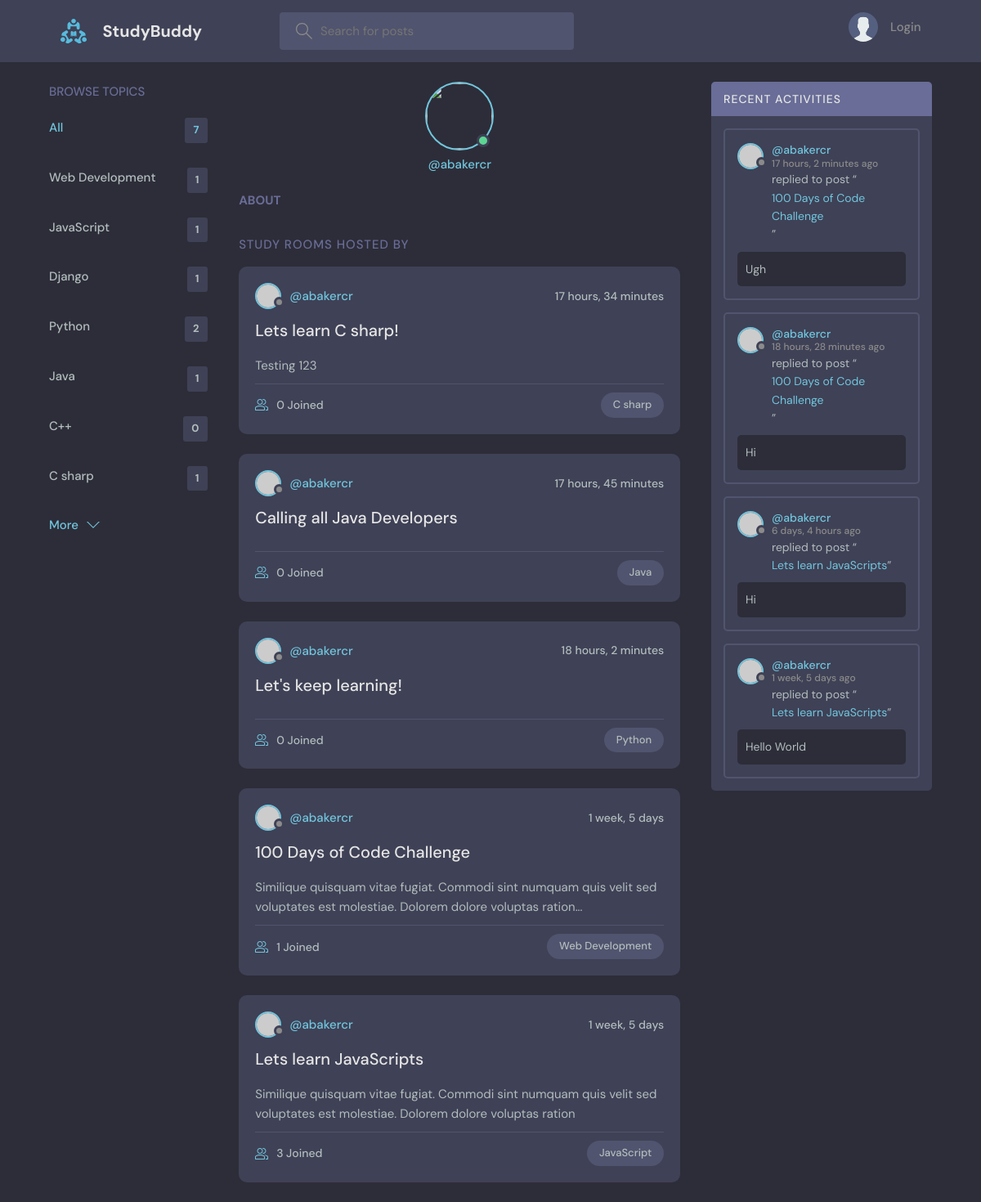
The app's page /profile/1/, older data.
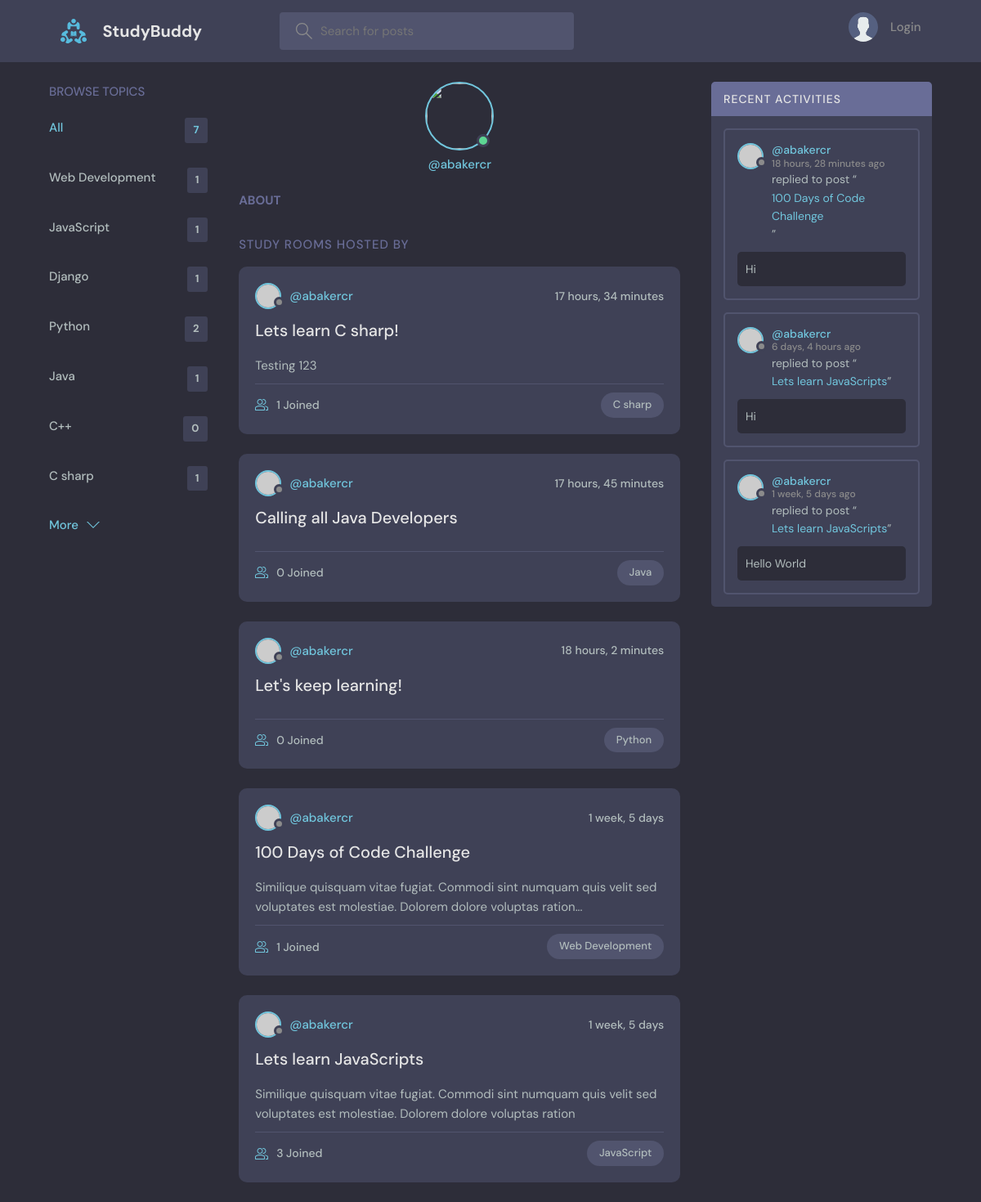
The same page, newer data.
### base/models.py (models this page shows, shortened)
class Topic(models.Model):
    name = models.CharField(max_length=200)

class Room(models.Model):
    host = models.ForeignKey(User, on_delete=models.SET_NULL, null=True)
    topic = models.ForeignKey(Topic, on_delete=models.SET_NULL, null=True)
    name = models.CharField(max_length=200)
    description = models.TextField(null=True, blank=True)
    participants = models.ManyToManyField(User, related_name='participants', blank=True)
    updated = models.DateTimeField(auto_now=True)
    created = models.DateTimeField(auto_now_add=True)
    class Meta:
        ordering = ['-updated', '-created']
    def __str__(self):
        return self.name

class Message(models.Model):
    user = models.ForeignKey(User, on_delete=models.CASCADE)
    room = models.ForeignKey(Room, on_delete=models.CASCADE)
    body = models.TextField()
    updated = models.DateTimeField(auto_now=True)
    created = models.DateTimeField(auto_now_add=True)
    class Meta:
        ordering = ['-updated', '-created']

### base/views.py (the view)
# urls.py: path('profile/<str:pk>/', views.userProfile, name = 'user-profile'),
def userProfile(request, pk):
    user = User.objects.get(id=pk)
    rooms = user.room_set.all()
    room_messages = user.message_set.all()
    topics = Topic.objects.all()
    context = {'user':user, 'rooms':rooms, 'room_messages':room_messages, 'topics':topics}
    return render(request, 'base/profile.html', context)

### base/templates/base/profile.html (shortened to what this page needs)
{% extends 'main.html' %}
{% block content %}
<main class="profile-page layout layout--3">
  <div class="container">
    {% include 'base/topics_component.html' %}
    <div class="roomList">
      <div class="profile">
        <div class="profile__avatar">
          <div class="avatar avatar--large active">
            <img src="{{user.avatar.url}}" />
          </div>
        </div>
        <div class="profile__info">
          <p>@{{user.username}}</p>
        </div>
        <div class="profile__about">
          <h3>About</h3>
        </div>
      </div>
      <div class="roomList__header">
        <div>
          <h2>Study Rooms Hosted by {{request.user.username}}</a>
          </h2>
        </div>
      </div>
      {% include 'base/feed_component.html' %}
    </div>
    {% include 'base/activity_component.html' %}
  </div>
</main>
{% endblock content %}

### base/templates/base/topics_component.html
<div class="topics">
    <div class="topics__header">
      <h2>Browse Topics</h2>
    </div>
    <ul class="topics__list">
      <li>
        <a href="{% url 'home' %}" class="active">All <span>{{topics.count}}</span></a>
      </li>
      {% for topic in topics %}
      <li>
        <a href="{% url 'home'%}?q={{topic.name}}">{{topic.name}} <span>{{topic.room_set.all.count}}</span></a>
      </li>
      {% endfor %}
    </ul>
    <a class="btn btn--link" href="topics.html">
      More
      <svg version="1.1" xmlns="http://www.w3.org/2000/svg" width="32" height="32" viewBox="0 0 32 32">
        <title>chevron-down</title>
        <path d="M16 21l-13-13h-3l16 16 16-16h-3l-13 13z"></path>
      </svg>
    </a>
  </div>

### base/templates/base/feed_component.html (shortened to what this page needs)
{% for room in rooms %}
<div class="roomListRoom">
    <div class="roomListRoom__header">
        <a href="{% url 'user-profile' room.host.id %}" class="roomListRoom__author">
            <div class="avatar avatar--small">
                <img src="https://randomuser.me/api/portraits/women/11.jpg" />
            </div>
            <span>@{{room.host.username}}</span>
        </a>
        <div class="roomListRoom__actions">
            <span>{{room.created|timesince}}</span>
        </div>
    </div>
    <div class="roomListRoom__content">
        <a href="{% url 'room' room.id %}">{{room.name}}</a>
        <p>
            {{room.description}}
        </p>
    </div>
    <div class="roomListRoom__meta">
        <a href="{% url 'room' room.id %}" class="roomListRoom__joined">
            {{room.participants.all.count}} Joined
        </a>
        <p class="roomListRoom__topic">{{room.topic.name}}</p>
    </div>
</div>
{% endfor %}

### base/templates/base/activity_component.html (shortened to what this page needs)
<div class="activities">
    <div class="activities__header">
      <h2>Recent Activities</h2>
    </div>
    {% for message in room_messages %}
    <div class="activities__box">
      <div class="activities__boxHeader roomListRoom__header">
        <a href="{% url 'user-profile' message.user.id %}" class="roomListRoom__author">
          <div class="avatar avatar--small">
            <img src="https://randomuser.me/api/portraits/women/11.jpg" />
          </div>
          <p>
            @{{message.user}}
            <span>{{message.created|timesince}} ago</span>
          </p>
        </a>
      </div>
      <div class="activities__boxContent">
        <p>replied to post “<a href="{% url 'room' message.room.id %}">{{message.room}}</a>”</p>
        <div class="activities__boxRoomContent">
            {{message.body}}
        </div>
      </div>
    </div>
    {% endfor %}
  </div>

Row changes from the older to the newer data that the page shows:
removed Message: user "abakercr", created "17 hours, 2 minutes", room "100 Days of Code Challenge", body "Ugh"
computed for Room "Lets learn C sharp!": participants.all.count "0" → "1"
